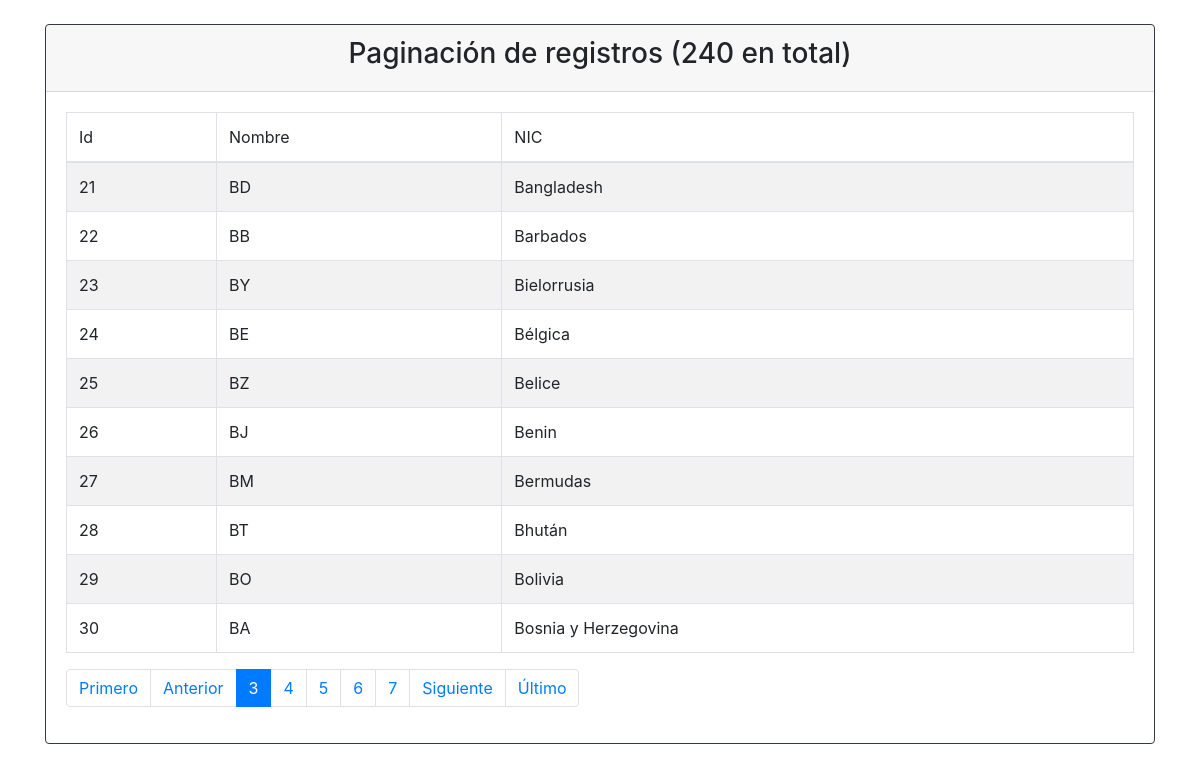
Page /20-Paginacion-de-registros/listado.php?pagina=3 on the committed database.
### tables this page shows
CREATE TABLE `paises` (
  `id` int(11) NOT NULL,
  `iso` char(2) DEFAULT NULL,
  `nombre` varchar(80) DEFAULT NULL,
  `seo_slug` varchar(100) DEFAULT NULL
);

### 20-Paginacion-de-registros/clases/Conectar.php (called while the page is built)
<?php
abstract class Conectar {
	private $mysqli;
	public function conectar(){
		$this->mysqli = new mysqli('localhost', 'root', '', 'paises');
		return $this->mysqli;
	}
	public function setNames(){
		return $this->mysqli->query(" SET NAMES 'utf8'");
	}
}
?>

### 20-Paginacion-de-registros/clases/Usuario.php (called while the page is built, shortened)
<?php
require_once("Conectar.php");
class Usuario extends Conectar {
	private $db;
	public function __construct(){
		$this->db = parent::conectar();
	}
	public function getDatos($sql){
		$this->usuarios = array();
		$datos = $this->db->query($sql);
		while ($registro = $datos->fetch_object()){
			$this->usuarios[] = $registro;
		}
		return $this->usuarios;
	}
}
?>

### 20-Paginacion-de-registros/listado.php (the view, shortened to what this page needs)
<?php
require_once("clases/Usuario.php");
$usuario = new Usuario();
$cantidad_resultados_por_pagina = 10;
if (isset($_GET['pagina'])) {
	if (is_numeric($_GET['pagina'])){
		if ($_GET['pagina'] == 1){
			header("Location: listado.php");
		} else {
			$pagina = $_GET['pagina'];
		}
	} else {
		header("Location: listado.php");
	}
} else {
	$pagina = 1;
}
$empezar_desde = ($pagina-1)* $cantidad_resultados_por_pagina;
$sql1 = "SELECT count('id') AS cantidad FROM paises";
$registros = $usuario->getDatos($sql1);
$sql2 = "SELECT id, iso, nombre FROM paises
ORDER BY id ASC
LIMIT ".$empezar_desde.",".$cantidad_resultados_por_pagina."
";
$datos = $usuario->getDatos($sql2);
$total_paginas = ceil($registros[0]->cantidad/$cantidad_resultados_por_pagina);
?>
<!DOCTYPE html>
<html>
<head>
	<link rel="stylesheet" href="https://maxcdn.bootstrapcdn.com/bootstrap/4.0.0/css/bootstrap.min.css">
</head>
<body>
	<br/>
	<div class="container">
		<div class="justify-content-center">
			<div class="card border-dark">
				<div class="card-header">
					<h3 class="text-center">Paginación de registros (<?php echo $registros[0]->cantidad; ?> en total)</h3>
				</div>
				<div class="card-body">
					<table class="table table-bordered table-striped table-hover">
						<thead>
							<tr>
								<td>Id</td>
								<td>Nombre</td>
								<td>NIC</td>
							</tr>
						</thead>
						<tbody>
							<?php
							$impresos = 0;
							foreach ($datos as $dato):
								$impresos++;
								?>
								<tr>
									<td><?php echo $dato->id; ?></td>
									<td><?php echo $dato->iso; ?></td>
									<td><?php echo $dato->nombre; ?></td>
								</tr>
							<?php endforeach; ?>
						</tbody>
					</table>
					<nav aria-label="...">
						<ul class="pagination">
							<li class="page-item">
								<a class="page-link" href="listado.php" tabindex="-1">Primero</a>
							</li>
							<?php if ($pagina==1): ?>
								<li class="page-item disabled">
								<a href="javascript:void(0);" class="page-link">Anterior</a>
							</li>
							<?php else:
								$anterior = $pagina - 1;
							?>
								<li class="page-item">
								<a href="listado.php?pagina=<?php echo $anterior; ?>" class="page-link">Anterior</a>
							</li>
							<?php endif; ?>
							<?php for ($i=$pagina; $i <= ($pagina+4) ; $i++) : ?>
								<li class="page-item <?php if ($pagina==$i) echo 'active'; ?>">
								<a class="page-link" href="listado.php?pagina=<?php echo $i; ?>"><?php echo $i; ?></span></a>
							</li>
							<?php endfor; ?>
							<?php if ($impresos == $cantidad_resultados_por_pagina and $pagina < $total_paginas):
								$proximo=$pagina+1;
							 ?>
								<li class="page-item"><a class="page-link" href="listado.php?pagina=<?php echo $proximo; ?>">Siguiente</a></li>
							<?php else: ?>
								<li class="page-item disabled"><a class="page-link" href="javascript:void(0);">Siguiente</a></li>
							<?php endif; ?>
							<li class="page-item">
								<a class="page-link" href="listado.php?pagina=<?php echo $total_paginas; ?>">Último</a>
							</li>
						</ul>
					</nav>
				</div>
			</div>
		</div>
	</div>
</body>
</html>

### rows in the picture
paises: id "21", iso "BD", nombre "Bangladesh"
paises: id "22", iso "BB", nombre "Barbados"
paises: id "23", iso "BY", nombre "Bielorrusia"
paises: id "24", iso "BE", nombre "Bélgica"
paises: id "25", iso "BZ", nombre "Belice"
paises: id "26", iso "BJ", nombre "Benin"
paises: id "27", iso "BM", nombre "Bermudas"
paises: id "28", iso "BT", nombre "Bhután"
paises: id "29", iso "BO", nombre "Bolivia"
paises: id "30", iso "BA", nombre "Bosnia y Herzegovina"

### other values in the picture
$registros[0]->cantidad "240"
